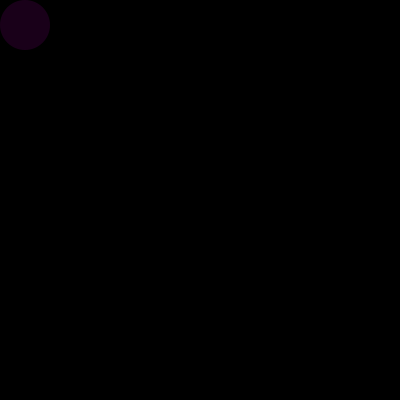
Frame 1 (no input)
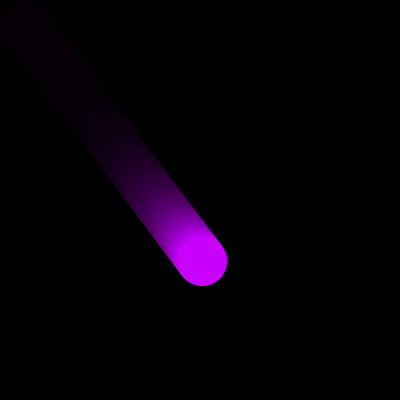
Frame 60 (the mouse pressed at the canvas centre just before this capture)
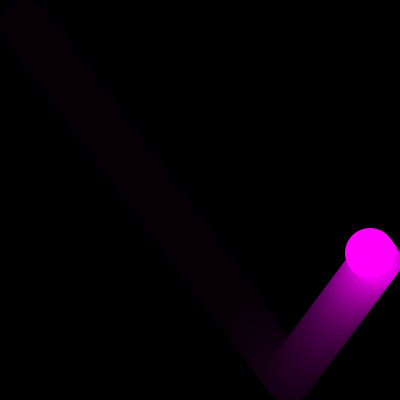
Frame 120 (the mouse held since frame 60 and released just before this capture)

The Processing sketch that drew these frames (run headless with seeded random() and noise(); from frame 60 on, the mouse is pressed at the canvas centre):

// Processing sketch: processing_161224
// ── processing_161224.pde

//bouncing ball
//by Marion Desmonnet

float balleY=25;
float balleX=25;
int ecartY=4;
int ecartX=3;

void setup() {
 background(0);
 noStroke();
 size(400,400);
 smooth();
}
 
void draw() {
  
  fill(0, 20);
  rect(0, 0, 400, 400);
  
  fill(balleX,0,balleY);
  ellipse(balleX,balleY,50,50);
  balleY=balleY+ecartY;
  balleX=balleX+ecartX;
  
  if((balleY>375)||(balleY<25)){
    ecartY=-ecartY;
  }
  
  if((balleX>375)||(balleX<25)){
    ecartX=-ecartX;
  }
}
